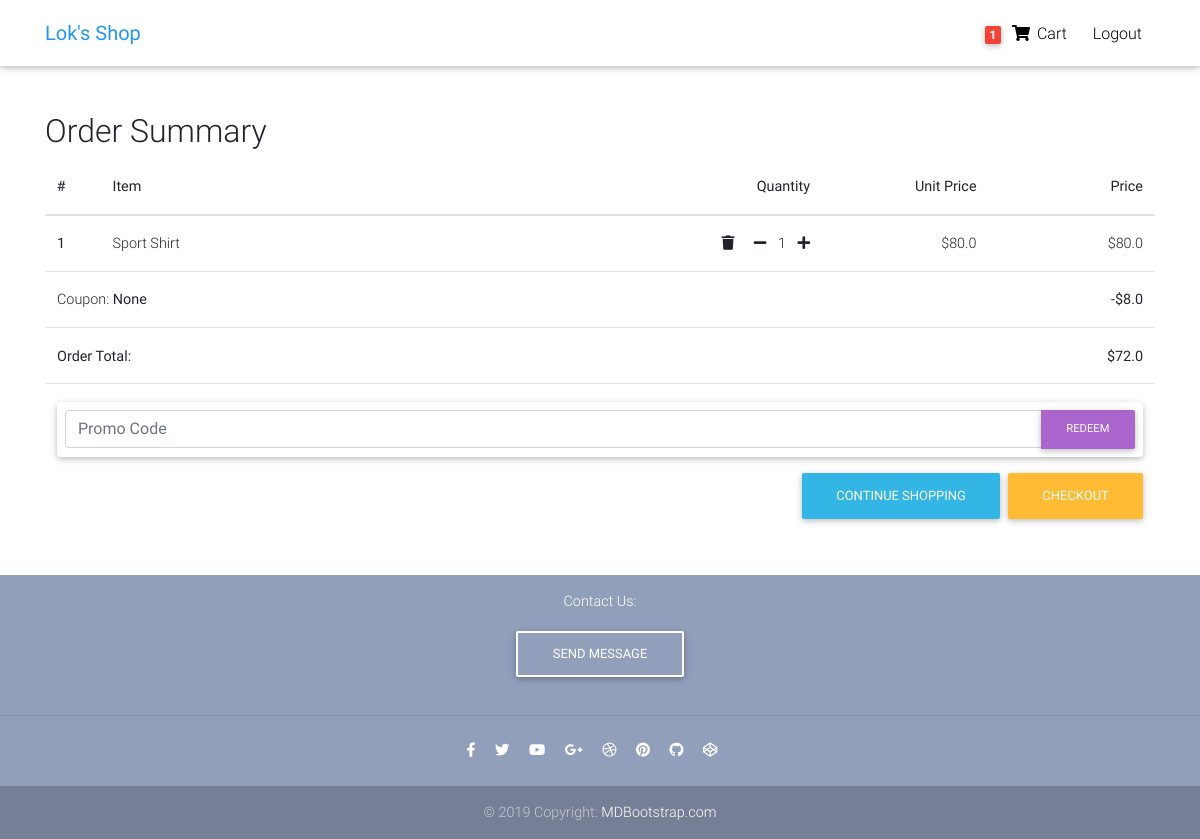
The page /order-summary/ (signed in) on the database as committed earlier.
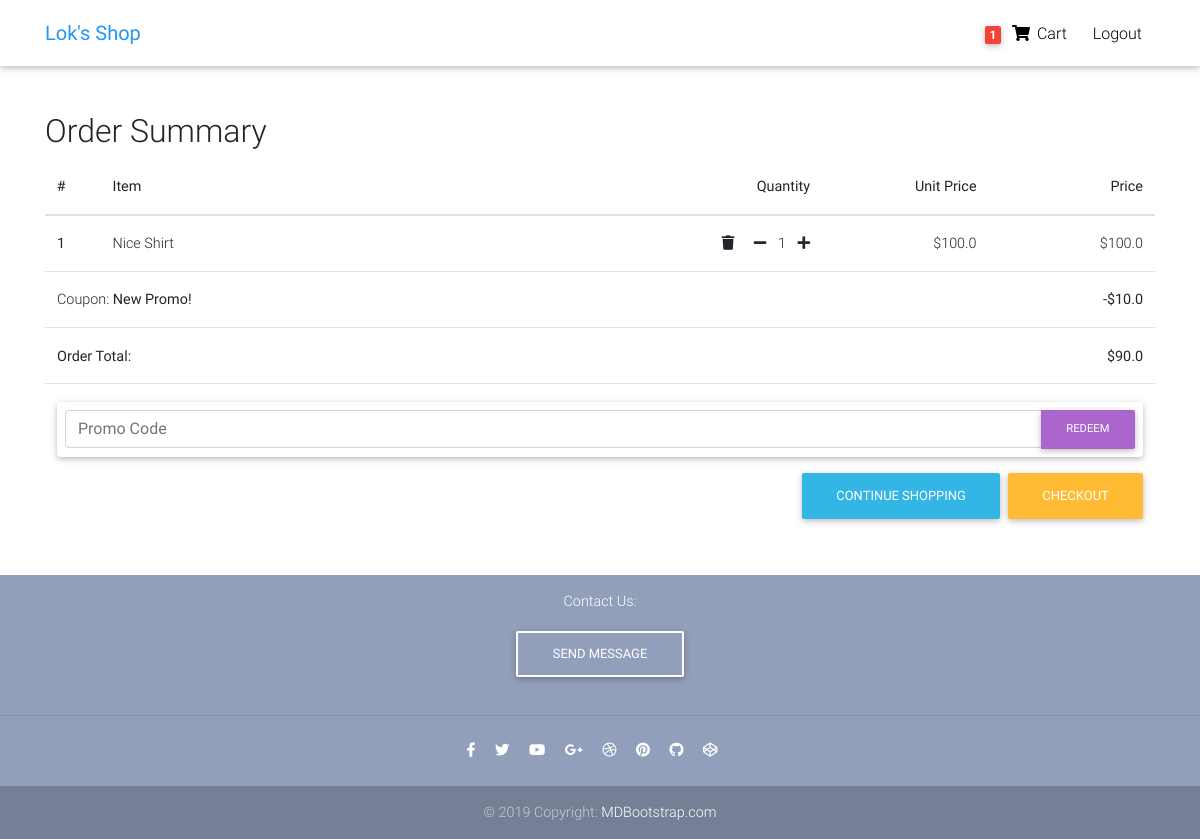
The same page on the database as committed later.
### core/models.py (models this page shows, shortened)
class Order(models.Model):
    user = models.ForeignKey(settings.AUTH_USER_MODEL, on_delete=models.CASCADE)
    items = models.ManyToManyField(OrderItem)
    start_date = models.DateTimeField(auto_now_add=True)
    ordered_date = models.DateTimeField(null=True, blank=True)
    ordered = models.BooleanField(default=False)
    billing_address = models.ForeignKey('BillingAddress', on_delete=models.SET_NULL, blank=True, null=True)
    payment = models.ForeignKey('Payment', on_delete=models.SET_NULL, blank=True, null=True)
    coupon = models.ForeignKey('Coupon', on_delete=models.SET_NULL, blank=True, null=True)
    order_number = models.CharField(max_length=10, null=True, blank=True)
    def total_order_price(self):
        total = 0
        for item in self.items.all():
            total+=item.get_final_total_item_price()
        return total
    def discount_amount(self):
        amount = 0
        price = self.total_order_price()
        if self.coupon:
            amount += price * (self.coupon.amount/100)
        return amount
    def total_order_price_with_discount(self):
        return self.total_order_price() - self.discount_amount()
    def final_price(self):
        if self.coupon:
            return self.total_order_price_with_discount()
        return self.total_order_price()

class OrderItem(models.Model):
    user = models.ForeignKey(settings.AUTH_USER_MODEL, on_delete=models.CASCADE)
    item = models.ForeignKey(Item, on_delete=models.CASCADE)
    quantity = models.IntegerField(default=1)
    ordered = models.BooleanField(default=False)
    ordered_date = models.DateTimeField(null=True, blank=True)
    def get_total_item_price(self):
        return self.quantity * self.item.price
    def get_final_total_item_price(self):
        if self.item.discount_price:
            return self.get_total_item_discount_price()
        return self.get_total_item_price()

class Item(models.Model):
    title = models.CharField(max_length = 100)
    price = models.FloatField(default=0)
    discount_price = models.FloatField(blank=True, null = True)
    category = models.CharField(choices=CATEGORY_CHOICES, max_length = 2)
    label = models.CharField(choices=LABEL_CHOICES, max_length = 1)
    slug = models.SlugField(blank = True, null = True, unique = True)
    description = models.TextField()
    image = models.ImageField(blank=True, null=True)
    def get_absolute_url(self):
        return reverse("core:product", kwargs={
            'slug': self.slug
        })

class Coupon(models.Model):
    code = models.CharField(max_length=10)
    amount = models.FloatField(default=10)
    description = models.CharField(max_length=100, default='New Promo!')

### core/views.py (the view)
# urls.py: path('order-summary/', OrderSummaryView.as_view(), name='order-summary'),
class OrderSummaryView(LoginRequiredMixin, View):
    def get(self,*args, **kwargs):
        try:
            order = Order.objects.get(user=self.request.user, ordered=False)
            context = {
                "object":order,
                'couponform':CouponForm(),
                'DISPLAY_COUPON_FORM': True,
            }
            return render(self.request, 'order_summary.html', context)
        except ObjectDoesNotExist:
            messages.warning(self.request, "You do not have any order.")
            return redirect("/")

### core/forms.py
class CouponForm(forms.Form):
    code = forms.CharField(widget=forms.TextInput(attrs={
        'class':'form-control',
        'placeholder':'Promo Code',
        'aria-label':'Recipient\'s username',
        'aria-describedby':'basic-addon2'
    }))

### core/templatetags/cart_template_tags.py (called while the page is built)
@register.filter
def cart_item_count(user):
    if user.is_authenticated:
        qs = Order.objects.filter(user=user, ordered=False)
        if qs.exists():
            return qs[0].items.count()
    return 0

### templates/order_summary.html (shortened to what this page needs)
{% extends "base.html" %}
{% load static %}
{% block content %}
  <div class="container pt-3">
        <div class="table-responsive text-nowrap">
            <h2>Order Summary</h2>
            <table class="table">
                <thead>
                    <tr>
                        <th scope="col" style="width:5%">#</th>
                        <th scope="col" style="width:50%">Item</th>
                        <th scope="col" style="width:15%; text-align:right">Quantity</th>
                        <th scope="col" style="width:15%; text-align:right">Unit Price</th>
                        <th scope="col" style="width:15%; text-align:right">Price</th>
                    </tr>
                </thead>
                <tbody>
                    {% for order_item in object.items.all %}
                      <tr>
                        <th scope="row">{{ forloop.counter }}</th>
                        <td>
                          <a href="{{ order_item.item.get_absolute_url }}">{{ order_item.item.title }}</a>
                        </td>
                        <td class="price">
                          <a href="{% url 'core:remove-from-cart' order_item.item.slug %}" class="remove-item"><i class="fas fa-trash mr-3"></i></a>
                          <a href="{% url 'core:remove-single-item-from-cart' order_item.item.slug %}" class="remove-single-item"><i class="fas fa-minus mr-2"></i></a>
                          {{ order_item.quantity }}
                          <a href="{% url 'core:add-single-item-to-cart' order_item.item.slug %}" class="add-single-item"><i class="fas fa-plus ml-2"></i></a>
                        </td>
                        {% if order_item.item.discount_price %}
                        <td class="price"><del>${{ order_item.item.price }}</del> ${{ order_item.item.discount_price }}</td>
                        <td class="price"><del>${{ order_item.get_total_item_price }}</del> ${{ order_item.get_total_item_discount_price }}</td>
                        {% else %}
                        <td class="price">${{ order_item.item.price }}</td>
                        <td class="price">${{ order_item.get_total_item_price }}</td>
                        {% endif %}
                      </tr>
                    {% endfor %}
                    {% if object.total_order_price %}
                    {% if object.coupon %}
                    <tr>
                      <td colspan="4">Coupon: <b>{{ object.coupon.description }}</b></td>
                      <td style="text-align:right"><b>-${{object.discount_amount }}</b></td>
                    </tr>
                    {% endif %}
                    <tr>
                        <td colspan="4"><b>Order Total:</b></td>
                        <td style="text-align:right"><b>${{object.final_price }}</b></td>
                    </tr>
                    <tr>
                      <td colspan="5">
                        {% if DISPLAY_COUPON_FORM %}
                        <form class="card p-2 mb-3" method="POST" action="{% url 'core:add-coupon' %}">
                          <div class="input-group">
                            {{ couponform.code }}
                            <div class="input-group-append">
                              <button class="btn btn-secondary btn-md waves-effect m-0" type="submit">Redeem</button>
                            </div>
                          </div>
                        </form>
                        {% endif %}
                        <a href="{% url 'core:checkout' %}" class="btn btn-warning float-right ml-2">Checkout</a>
                        <a href="{% url 'core:home' %}" class="btn btn-info float-right ml-2">Continue Shopping</a>
                      </td>
                    </tr>
                    {% endif %}
                </tbody>
            </table>
        </div>
  </div>
{% endblock content %}

### templates/base.html (shortened to what this page needs)
{% load static %}
<!DOCTYPE html>
<html lang="en">
<head>
  <link rel="stylesheet" href="https://use.fontawesome.com/releases/v5.11.2/css/all.css">
  <link href="{% static 'css/bootstrap.min.css' %}" rel="stylesheet">
  <link href="{% static 'css/mdb.min.css' %}" rel="stylesheet">
  <link href="{% static 'css/style.min.css' %}" rel="stylesheet">
</head>
{% include 'snippets/navbar.html' %}
<body>
  <div class="mt-3 pt-1 messages">
  </div>
  <main class="mt-5 pt-5">
  {% block content %}
  {% endblock content %}
  </main>
  {% include 'snippets/footer-snippet.html' %}
</body>
</html>

### templates/snippets/navbar.html (shortened to what this page needs)
{% load cart_template_tags %}
<head>
</head>
  <nav class="navbar fixed-top navbar-expand-lg navbar-light white scrolling-navbar">
    <div class="container">
      <a class="navbar-brand waves-effect" href="/">
        <strong class="blue-text">Lok's Shop</strong>
      </a>
      <div class="collapse navbar-collapse ml-4" id="navbarSupportedContent">
        <ul class="navbar-nav nav-flex-icons">
          {% if request.user.is_authenticated %}
          <li class="nav-item top-nav-item">
            <a href="{% url 'core:order-summary' %}" class="nav-link waves-effect">
              <span class="badge red z-depth-1 mr-1"> {{ request.user|cart_item_count }} </span>
              <i class="fas fa-shopping-cart"></i>
              <span class="clearfix d-none d-sm-inline-block"> Cart </span>
            </a>
          </li>
          <li class="nav-item top-nav-item">
            <a class="nav-link waves-effect" href="{% url 'account_logout' %}">
              <span class="clearfix d-none d-sm-inline-block"> Logout </span>
            </a>
          </li>
          {% endif %}
        </ul>
      </div>
    </div>
  </nav>

### templates/snippets/footer-snippet.html (shortened to what this page needs)
{% load crispy_forms_tags %}
<footer class="page-footer text-center font-small mt-4 wow fadeIn">
    <div class="pt-2 pb-2">
      <form method = "POST">
        <div class="messages mt-2">Contact Us:</div>
        <div class="controls">
            <button type="submit" class="btn btn-outline-white mt-5">Send Message</button>
        </div>
      </form>
    </div>
    <hr class="my-4">
    <div class="pb-4">
      <a href="https://www.facebook.com/chinglok.leung.3/" target="_blank">
        <i class="fab fa-facebook-f mr-3"></i>
      </a>
      <a href="https://twitter.com/MDBootstrap" target="_blank">
        <i class="fab fa-twitter mr-3"></i>
      </a>
      <a href="https://www.youtube.com/watch?v=7MUISDJ5ZZ4" target="_blank">
        <i class="fab fa-youtube mr-3"></i>
      </a>
      <a href="https://plus.google.com/u/0/b/107863090883699620484" target="_blank">
        <i class="fab fa-google-plus-g mr-3"></i>
      </a>
      <a href="https://dribbble.com/mdbootstrap" target="_blank">
        <i class="fab fa-dribbble mr-3"></i>
      </a>
      <a href="https://pinterest.com/mdbootstrap" target="_blank">
        <i class="fab fa-pinterest mr-3"></i>
      </a>
      <a href="https://github.com/mdbootstrap/bootstrap-material-design" target="_blank">
        <i class="fab fa-github mr-3"></i>
      </a>
      <a href="http://codepen.io/mdbootstrap/" target="_blank">
        <i class="fab fa-codepen mr-3"></i>
      </a>
    </div>
    <div class="footer-copyright py-3">
      © 2019 Copyright:
      <a href="https://mdbootstrap.com/education/bootstrap/" target="_blank"> MDBootstrap.com </a>
    </div>
  </footer>

### templates/scripts.html (shortened to what this page needs)
{% load static %}

### templates/base.html (style rules this page uses)
html, body, header, .carousel { height: 60vh; }
.nav-item { margin: 2px 5px 0px; }
.messages { width: 100%; position:absolute; }

### templates/order_summary.html (style rules this page uses)
.price { text-align:right; }

Rows that differ between the two databases and show on the page:
no longer on this page (row unchanged): OrderItem: item "Sport Shirt", quantity "1", item.price "80.0", get_total_item_price "80.0"
no longer on this page (row edited): Order: coupon.description "None", discount_amount "8.0", final_price "72.0"
added OrderItem: item "Nice Shirt", quantity "1", item.price "100.0", get_total_item_price "100.0"
added Order: coupon.description "New Promo!", discount_amount "10.0", final_price "90.0"
